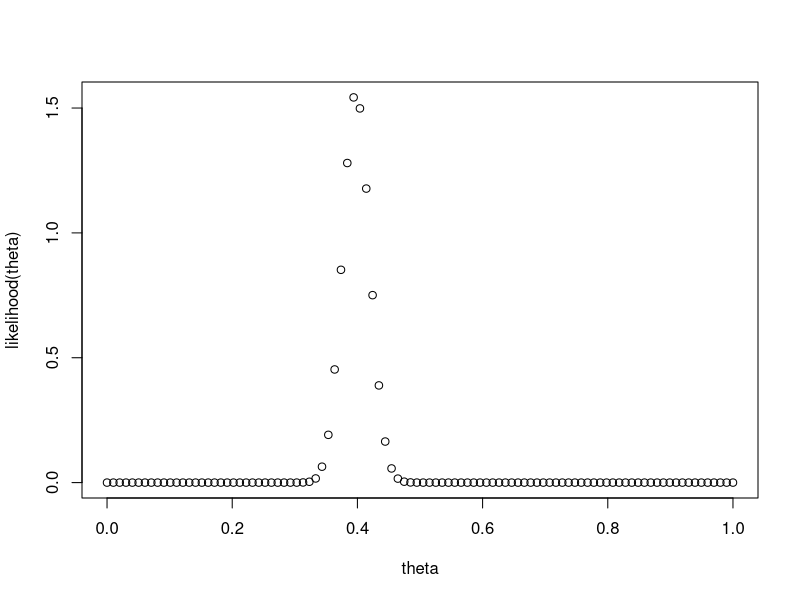
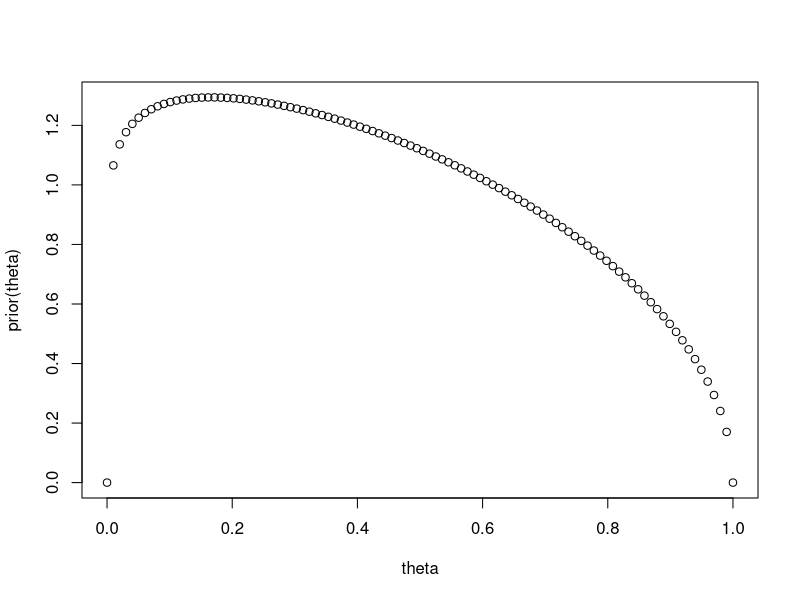

Write the R code that produced these figures, in order.
## ---- chunk 1
theta = seq(0, 1, length.out=100)
likelihood = function(th){ #unnormalized
  return(th^200*(1-th)^303*1e147)
}
prior = function(th){
  return(dbeta(th,shape1=1.1,shape2=1.5))
}
#print(gamma(503)/(gamma(200)*gamma(304)))
#print(likelihood(theta))
plot(theta,likelihood(theta))
plot(theta,prior(theta))
